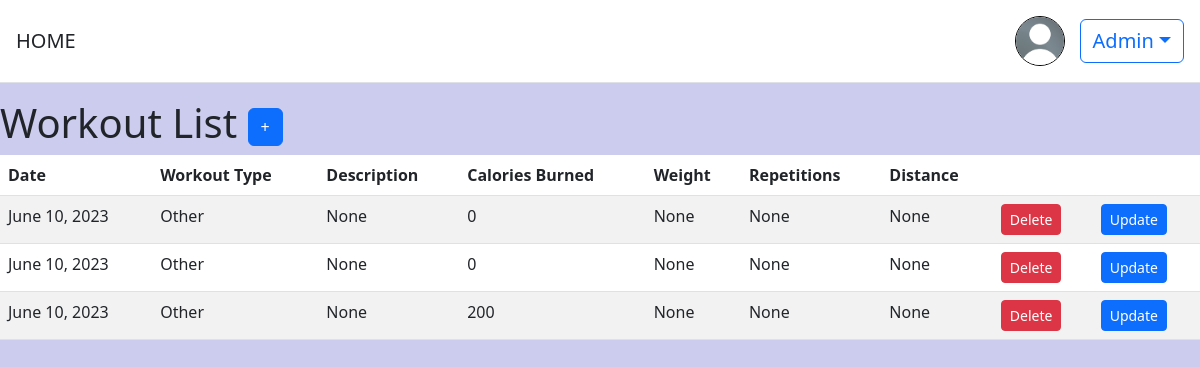
Page /workouts/ (signed in) on the earlier database version.
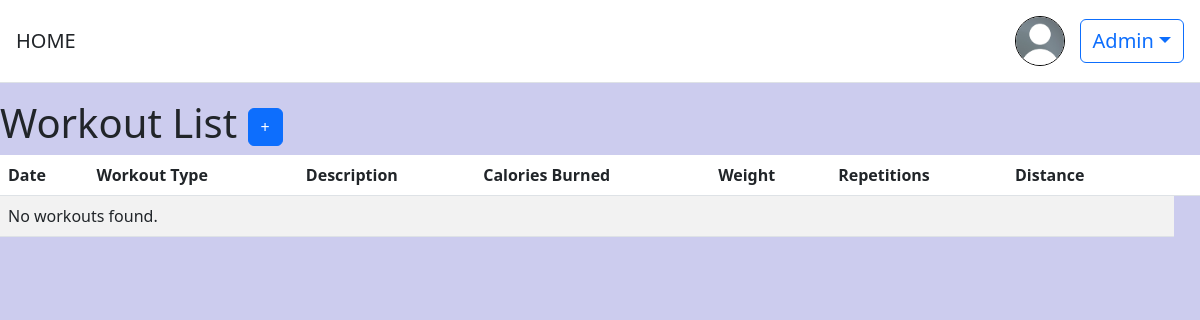
Same page on the later database version.
### workouts/models.py (models this page shows, shortened)
class Workout(models.Model):
    WORKOUT_TYPES = (
        ('Running', 'Running'),
        ('WeightLifting', 'Weight Lifting'),
        ('Cyclette', 'Cyclette'),
        ('Other', 'Other'),
    )
    date = models.DateField(auto_now_add=True)
    repetitions = models.IntegerField(null=True, blank=True)
    weight = models.DecimalField(max_digits=5, decimal_places=2, null=True, blank=True)
    calories_burned = models.IntegerField(null=False, blank=False)
    workout_type = models.CharField(max_length=20, choices=WORKOUT_TYPES)
    distance = models.DecimalField(max_digits=5, decimal_places=2, null=True, blank=True)
    descrizione = models.CharField(max_length=50, null=True, blank=True)
    utente = models.ForeignKey(settings.AUTH_USER_MODEL, on_delete=models.CASCADE, null=True, blank=True, default=None)
    goal = models.ForeignKey('obiettivi.GoalModel', on_delete=models.CASCADE, null=True, blank=True, default=None)

### workouts/views.py (the view)
# urls.py: path('', views.workout_list, name='workout_list'),
@login_required
def workout_list(request):
    workouts = Workout.objects.filter(utente=request.user)
    return render(request, 'workout_list.html', {'workouts': workouts})

### templates/workout_list.html (shortened to what this page needs)
{% extends "base.html" %}
{% block content %}
  <h1>
    Workout List
    <a href="{% url 'workouts' %}" class="btn btn-primary"> + </a>
  </h1>
 <div class="table-responsive" >
  <table class="table table-striped">
    <thead>
      <tr>
        <th>Date</th>
        <th>Workout Type</th>
        <th>Description</th>
        <th>Calories Burned</th>
        <th>Weight</th>
        <th>Repetitions</th>
        <th>Distance</th>
        <th></th>
        <th></th>
      </tr>
    </thead>
    <tbody>
      {% for workout in workouts %}
        <tr>
          <td>{{ workout.date }}</td>
          <td>{{ workout.workout_type }}</td>
          <td>{{ workout.descrizione }}</td>
          <td>{{ workout.calories_burned }}</td>
          <td>{{ workout.weight }}</td>
          <td>{{ workout.repetitions }}</td>
          <td>{{ workout.distance }}</td>
          <td>
            <form action="{% url 'delete' workout.pk %}" method="post">
              <button type="submit" class="btn btn-danger btn-sm">Delete</button>
            </form>
          </td>
          <td>
            <form action="{% url 'update' workout.pk %}" method="post">
              <button type="submit" class="btn btn-primary btn-sm">Update</button>
            </form>
          </td>
        </tr>
      {% empty %}
        <tr>
          <td colspan="8">No workouts found.</td>
        </tr>
      {% endfor %}
    </tbody>
  </table>
  </div>
{% endblock content %}

Differences in the rows shown:
removed Workout: date "June 10, 2023", workout_type "Other", descrizione "None", calories_burned "0", weight "None", repetitions "None", distance "None"
removed Workout: date "June 10, 2023", workout_type "Other", descrizione "None", calories_burned "0", weight "None", repetitions "None", distance "None"
removed Workout: date "June 10, 2023", workout_type "Other", descrizione "None", calories_burned "200", weight "None", repetitions "None", distance "None"
Other differences:
text now shown: "No workouts found."
